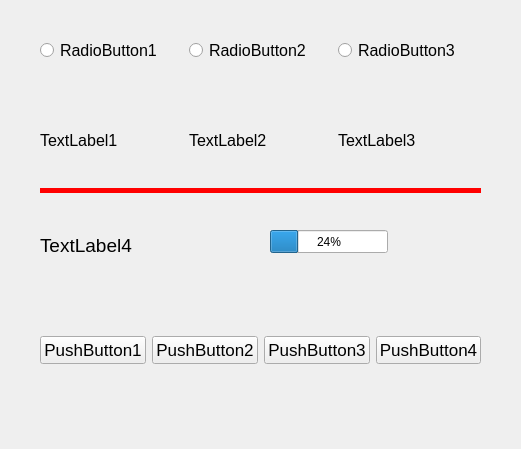
<?xml version="1.0" encoding="UTF-8"?>
<ui version="4.0">
 <class>MainWindow</class>
 <widget class="QMainWindow" name="MainWindow">
  <property name="geometry">
   <rect>
    <x>0</x>
    <y>0</y>
    <width>521</width>
    <height>449</height>
   </rect>
  </property>
  <property name="windowTitle">
   <string>MainWindow</string>
  </property>
  <widget class="QWidget" name="centralwidget">
   <widget class="QWidget" name="verticalLayoutWidget">
    <property name="geometry">
     <rect>
      <x>40</x>
      <y>100</y>
      <width>441</width>
      <height>81</height>
     </rect>
    </property>
    <layout class="QVBoxLayout" name="verticalLayout">
     <item>
      <layout class="QHBoxLayout" name="horizontalLayout">
       <item>
        <widget class="QLabel" name="label">
         <property name="font">
          <font>
           <pointsize>12</pointsize>
          </font>
         </property>
         <property name="text">
          <string>TextLabel1</string>
         </property>
        </widget>
       </item>
       <item>
        <widget class="QLabel" name="label_2">
         <property name="enabled">
          <bool>true</bool>
         </property>
         <property name="font">
          <font>
           <pointsize>12</pointsize>
          </font>
         </property>
         <property name="text">
          <string>TextLabel2</string>
         </property>
        </widget>
       </item>
       <item>
        <widget class="QLabel" name="label_3">
         <property name="font">
          <font>
           <pointsize>12</pointsize>
          </font>
         </property>
         <property name="text">
          <string>TextLabel3</string>
         </property>
        </widget>
       </item>
      </layout>
     </item>
    </layout>
   </widget>
   <widget class="QWidget" name="verticalLayoutWidget_2">
    <property name="geometry">
     <rect>
      <x>40</x>
      <y>290</y>
      <width>441</width>
      <height>121</height>
     </rect>
    </property>
    <layout class="QVBoxLayout" name="verticalLayout_2">
     <item>
      <layout class="QHBoxLayout" name="horizontalLayout_2">
       <item>
        <widget class="QPushButton" name="pushButton">
         <property name="font">
          <font>
           <pointsize>13</pointsize>
          </font>
         </property>
         <property name="text">
          <string>PushButton1</string>
         </property>
        </widget>
       </item>
       <item>
        <widget class="QPushButton" name="pushButton_2">
         <property name="font">
          <font>
           <pointsize>13</pointsize>
          </font>
         </property>
         <property name="text">
          <string>PushButton2</string>
         </property>
        </widget>
       </item>
       <item>
        <widget class="QPushButton" name="pushButton_3">
         <property name="font">
          <font>
           <pointsize>13</pointsize>
          </font>
         </property>
         <property name="text">
          <string>PushButton3</string>
         </property>
        </widget>
       </item>
       <item>
        <widget class="QPushButton" name="pushButton_4">
         <property name="font">
          <font>
           <pointsize>13</pointsize>
          </font>
         </property>
         <property name="text">
          <string>PushButton4</string>
         </property>
        </widget>
       </item>
      </layout>
     </item>
    </layout>
   </widget>
   <widget class="QLabel" name="label_4">
    <property name="geometry">
     <rect>
      <x>40</x>
      <y>230</y>
      <width>141</width>
      <height>31</height>
     </rect>
    </property>
    <property name="font">
     <font>
      <pointsize>14</pointsize>
     </font>
    </property>
    <property name="text">
     <string>TextLabel4</string>
    </property>
   </widget>
   <widget class="Line" name="line">
    <property name="geometry">
     <rect>
      <x>40</x>
      <y>180</y>
      <width>441</width>
      <height>20</height>
     </rect>
    </property>
    <property name="styleSheet">
     <string notr="true">color:red;</string>
    </property>
    <property name="frameShadow">
     <enum>QFrame::Plain</enum>
    </property>
    <property name="lineWidth">
     <number>5</number>
    </property>
    <property name="midLineWidth">
     <number>5</number>
    </property>
    <property name="orientation">
     <enum>Qt::Horizontal</enum>
    </property>
   </widget>
   <widget class="QProgressBar" name="progressBar">
    <property name="geometry">
     <rect>
      <x>270</x>
      <y>230</y>
      <width>118</width>
      <height>23</height>
     </rect>
    </property>
    <property name="value">
     <number>24</number>
    </property>
   </widget>
   <widget class="QWidget" name="horizontalLayoutWidget">
    <property name="geometry">
     <rect>
      <x>40</x>
      <y>10</y>
      <width>441</width>
      <height>81</height>
     </rect>
    </property>
    <layout class="QHBoxLayout" name="horizontalLayout_3">
     <item>
      <widget class="QRadioButton" name="radioButton_3">
       <property name="font">
        <font>
         <pointsize>12</pointsize>
        </font>
       </property>
       <property name="text">
        <string>RadioButton1</string>
       </property>
      </widget>
     </item>
     <item>
      <widget class="QRadioButton" name="radioButton_2">
       <property name="font">
        <font>
         <pointsize>12</pointsize>
        </font>
       </property>
       <property name="text">
        <string>RadioButton2</string>
       </property>
      </widget>
     </item>
     <item>
      <widget class="QRadioButton" name="radioButton">
       <property name="font">
        <font>
         <pointsize>12</pointsize>
        </font>
       </property>
       <property name="text">
        <string>RadioButton3</string>
       </property>
      </widget>
     </item>
    </layout>
   </widget>
  </widget>
 </widget>
 <resources/>
 <connections/>
</ui>
